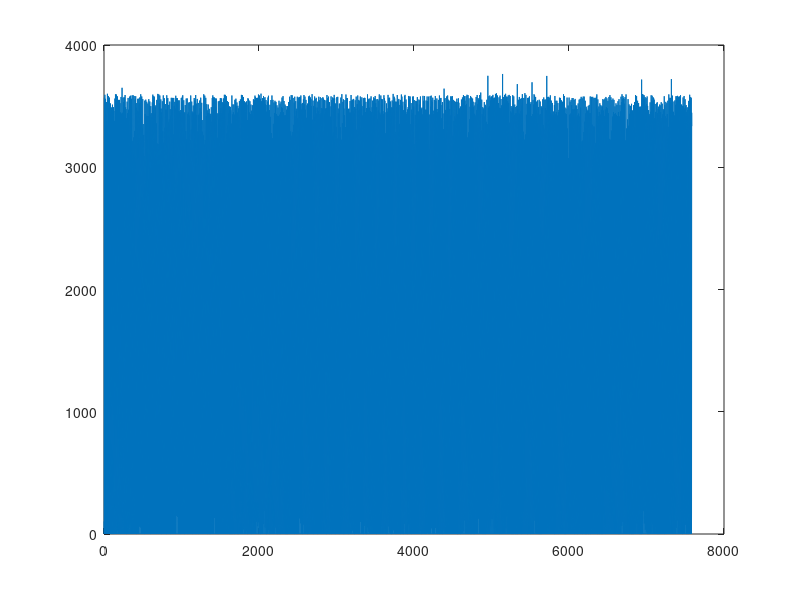
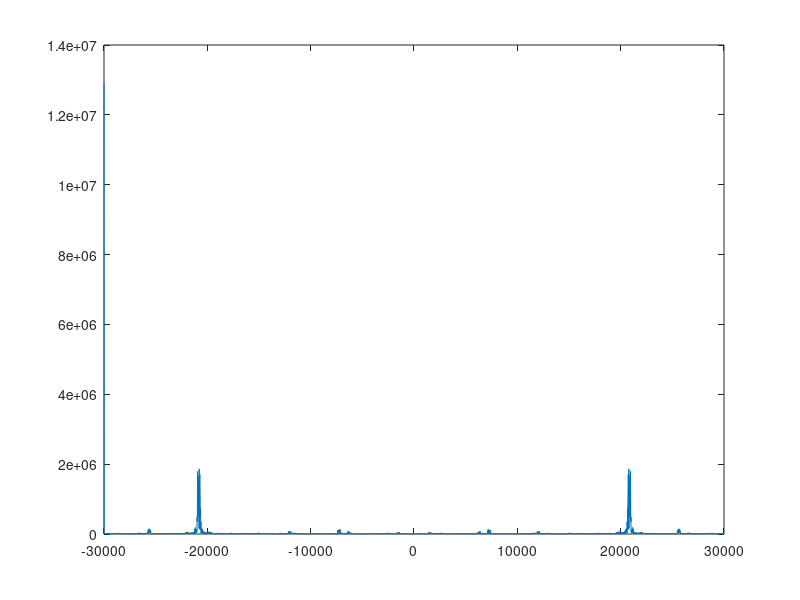
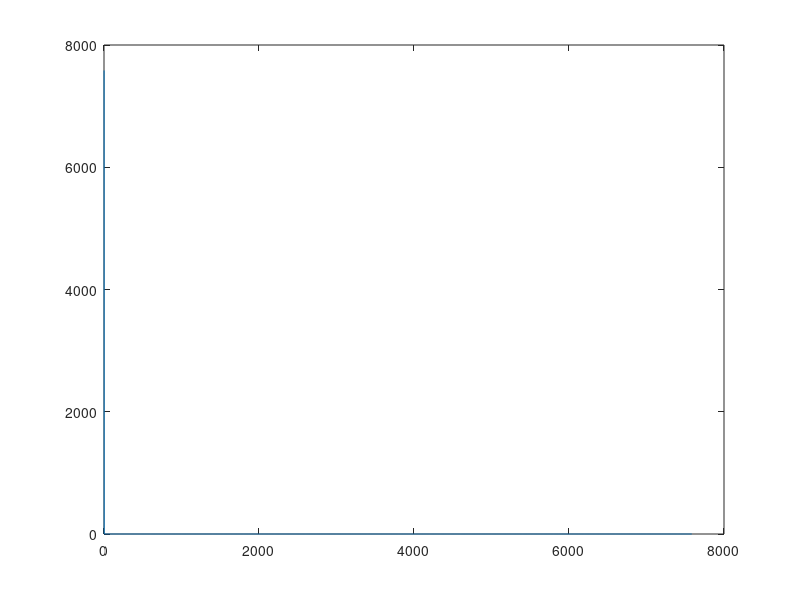

The MATLAB script that drew these images, in order:

y = load('Log.txt');


x= []



for v =0.0:+1.0:7584
  
   x = [x, v]; 
end
x = x'
x(1,:) = []

%y(1:8000,:) = []

f = 60e3/2*linspace(-1, 1, length(y));

figure(1)
plot(x,y)

figure(2)
plot(f,abs(fft(y)))


%y = exp(-1j*2*pi*f.*X);
figure(3)
z = exp(-1j*2*pi*60e3.*y)
plot(abs(fft(z)));



